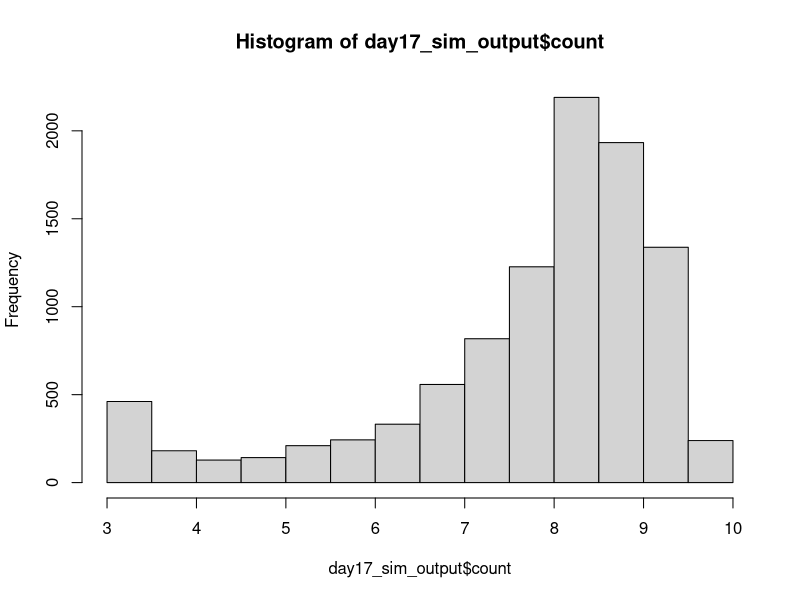
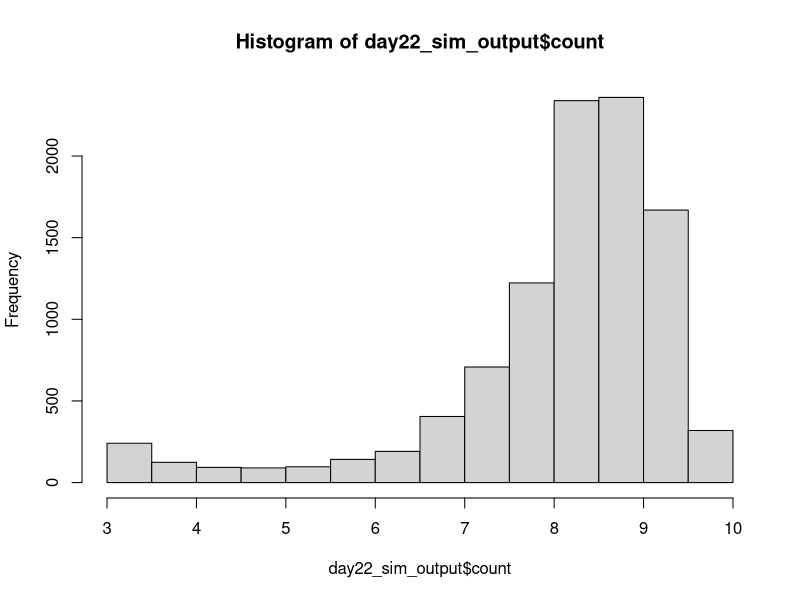

The R script that drew these images, in order: (Note: this script raises an error after producing the figures.)
## ---------------------------Title---------------------------------------------
# CIDA Shelf Life Model

## ---------------------------Description---------------------------------------
# Project: CIDA Spinach 

# Description: 

## ---------------------------Packages------------------------------------------

#   Loading packages
library(dplyr); library(MASS); library(VGAM)

## ---------------------------Seed----------------------------------------------

#Set seed
set.seed(1)

## ---------------------------Inputs--------------------------------------------

#Load in data

strain_param <- read.csv("primary_model_parameters_strain_by_rep_2022_08_26.csv", header = TRUE)
apc_param <- read.csv("primary_model_parameters_apc_by_rep_2022_09_01.csv", header = TRUE)

mumax_secon <- read.csv("secondary_model_mumax_strain_by_rep_2022-09-01.csv", header = TRUE)
lag_secon <- read.csv("secondary_model_lag_strain_by_rep_2022_09_01.csv", header = TRUE)
lag_apc_secon <- read.csv("secondary_model_lag_apc_by_rep2022_09_01.csv", header = TRUE)

initial_count <- read.csv("initial_distribution_2022_08_24.csv", header = TRUE)
st_frequency <- read.csv("st_frequency_2022_05_18.csv", header = TRUE)

#Change strain parameters to lowercase 
strain_param$isolate <- tolower(strain_param$isolate)
apc_param$isolate <- tolower(apc_param$isolate)

mumax_secon$isolate <- tolower(mumax_secon$isolate)
lag_secon$isolate <- tolower(lag_secon$isolate)

#Initial Count Distribution: Log transforming initial count, and fitting a normal distribution to the data
initial_count_dist <- function(n){
  ans <- runif(n, min = initial_count$min, max = initial_count$max)
  return(ans)
}

#ST Distribution
isolates <- st_frequency$cida_isolates
st_prev <- st_frequency$frequency

st_dist <- function(n) {
ans <- sample(isolates, size = n, prob = st_prev, replace = T)
return(ans)
}

#Storage Temperature Distribution
temp_location <- 4
temp_shape <- 2.31

temp_dist <- function(n) {
  ans <- rlaplace(n, temp_location, temp_shape)
  for(i in 1:n)
  while (ans[i] < 0 | ans[i] > 10) {
    ans[i] <- rlaplace(1, temp_location, temp_shape)
  }
  return(ans)
}

#Primary Growth Models 


#Baranyi
baranyi <- function(day, log10n0, log10nmax, mumax, lag){
  log10n <- log10nmax + log10((-1 + exp(mumax * lag) + exp(mumax * day))/(exp(mumax * day) - 1 + exp(mumax * lag) * 10^(log10nmax - log10n0)))
}

#Baranyi without lag
baranyi_no_lag <- function(day, log10n0, log10nmax, mumax){
  log10n <- log10nmax - log10(1 + (10^(log10nmax - log10n0) - 1) * exp(-mumax * day))
}

#Buchanan
buchanan <- function(day, log10n0, log10nmax, mumax, lag){
  log10n <- log10n0 + (day >= lag) * (day <= (lag + (log10nmax - log10n0) * log(10) / mumax)) * mumax * (day - lag) / log(10) + (day >= lag) * (day>(lag + (log10nmax - log10n0) * log(10) / mumax)) * (log10nmax - log10n0)
}

#Buchanan without lag
buchanan_no_lag <- function(day, log10n0, log10nmax, mumax){
  log10n <- log10n0 + (day <= ((log10nmax - log10n0) * log(10) / mumax)) * mumax * day / log(10) + (day > ((log10nmax - log10n0) * log(10) / mumax)) * (log10nmax - log10n0)
}

#Gompertz
gompertz <- function(day, log10n0, log10nmax, mumax, lag){
  log10n <- log10n0 + (log10nmax - log10n0) * exp(-exp(mumax * exp(1) * (lag - day) / ((log10nmax - log10n0) * log(10)) + 1))
}


log10N_with_lag <- function(day, log10n0, log10nmax, mumax, lag, model) {
  ans <- numeric(length = length(day))
  for(i in seq_along(day)){
    if (model[i] == "baranyi") {
      ans[i] <- baranyi(day[i], log10n0[i], log10nmax[i], mumax[i], lag[i])
    }
    else if(model[i] == 'buchanan') {
      ans[i] <- buchanan(day[i], log10n0[i], log10nmax[i], mumax[i], lag[i])
    }
    else if(model[i] == "gompertz"){
      ans[i] <- gompertz(day[i], log10n0[i], log10nmax[i], mumax[i], lag[i])
    } 
    else{
      stop(paste0(model, " is not a valid model name. Must be one of Buchanan, Baranyi, Gompertz."))
    }
  }
  return(ans)
  
}

log10N_without_lag <- function(day, log10n0, log10nmax, mumax, model) {
  ans <- numeric(length = length(day))
  for(i in seq_along(day)){
    if (model[i] == "baranyi_no_lag") {
      ans[i] <- baranyi_no_lag(day[i], log10n0[i], log10nmax[i], mumax[i])
    }
    else if(model[i] == 'buchanan_no_lag') {
      ans[i] <- buchanan_no_lag(day[i], log10n0[i], log10nmax[i], mumax[i])
    }
    else{
      stop(paste0(model, " is not a valid model name. Must be one of Buchanan, Baranyi, Gompertz."))
    }
  }
  return(ans)
  
}

#Secondary model 

NewMu <- function(temp, b, temp_min) {
  sqrt_mu <- b*(temp - temp_min)
  ans <- sqrt_mu^2
  return(ans)
}

NewLag <- function(temp, b, temp_min) {
  sqrt_lag <- b*(temp - temp_min)
  ans <- sqrt_lag^2
  return(ans)
}

## ---------------------------Simulation Overview-------------------------------

n_packages <- 10000
n_sim <- n_packages
n_day <- 22

## ---------------Assigning Model Inputs----------------------------------------

#Assigning initial count, ST and temperature to each package
packages_sim <- data.frame(matrix(, nrow = n_sim, ncol = 9))
colnames(packages_sim) <- c("package", "initial_count", "storage_temp", "isolate", "isolate_rep", "model", "lag", "mu", "nmax")

packages_sim$package <- rep(1:n_packages)
packages_sim$initial_count <- initial_count_dist(n_sim)
packages_sim$storage_temp <- temp_dist(n_sim)
packages_sim$isolate <- st_dist(n_sim)
packages_sim$isolate_rep <- sample(1:3, n_sim, replace = TRUE)

#Assigning a growth model to each package. The selected model will be the best fitting model at 6˚C 
for(i in 1:n_sim){
  strain_index <- which(packages_sim$isolate[i] == strain_param$isolate & packages_sim$isolate_rep[i] == strain_param$rep & 6 == strain_param$temp)
  packages_sim$model[i] <- strain_param$model_type[strain_index]
}

#Assign lag to each package

for(i in 1:n_sim){
  rep <- packages_sim$isolate_rep[i]
  if(packages_sim$isolate[i] == "s12-0180"){
    rep <- sample(c(1, 3), 1, replace = TRUE)
  } else if (packages_sim$isolate[i] == "s12-0184"){
    rep <- 1
  } else if (packages_sim$isolate[i] == "s12-0132"){
    rep <- 3
  }  else {
    rep <- rep
  }
  apc_lag <- 0
  strain_index <- which(packages_sim$isolate[i] == lag_secon$isolate & rep == lag_secon$rep)
  strain_lag <- NewLag(packages_sim$storage_temp[i], lag_secon$b_mu[strain_index], lag_secon$temp_min_mu[strain_index])
  strain_lag <- ifelse(packages_sim$isolate[i] == "s12-0166", 0, strain_lag)
  packages_sim$lag[i] <- runif(n = 1, min = min(strain_lag, apc_lag), max = max(strain_lag, apc_lag))
  packages_sim$lag[i] <- packages_sim$lag[i]
}

packages_sim$lag <- ifelse(packages_sim$model %in% c("baranyi_no_lag", "buchanan_no_lag"), NA, packages_sim$lag)

#Assign mumax to each package
for(i in 1:n_sim){
  rep <- ifelse(packages_sim$isolate[i] == "s12-0141", 1, packages_sim$isolate_rep[i])
  strain_index <- which(packages_sim$isolate[i] == mumax_secon$isolate & rep == mumax_secon$rep)
  package_mu <- NewMu(packages_sim$storage_temp[i], mumax_secon$b_mu[strain_index], mumax_secon$temp_min_mu[strain_index])
  packages_sim$mu[i] <- package_mu*1.6
}

#Assign nmax to each package
for(i in 1:n_sim){
  rep <- packages_sim$isolate_rep[i]
strain_index <- which(packages_sim$isolate[i] == strain_param$isolate & rep == strain_param$rep & 6 == strain_param$temp)
apc_index <- which(packages_sim$isolate[i] == apc_param$isolate & rep == apc_param$rep & 6 == apc_param$temp)
strain_nmax <- strain_param$nmax[strain_index]
apc_nmax <- apc_param$nmax[strain_index]
packages_sim$nmax[i] <- runif(n = 1, strain_nmax, apc_nmax)
}

## ----------------Assessing Growth Over Shelf Life-----------------------------

models_with_lag <- c("baranyi", "buchanan", "gompertz")

shelf_life_sim <- packages_sim[rep(seq_len(nrow(packages_sim)), each = 22), ]
rownames(shelf_life_sim) <- 1:nrow(shelf_life_sim)
shelf_life_sim["day"] <- rep(1:n_day, times = n_sim)
shelf_life_sim["count"] <- NA

shelf_life_sim[is.na(shelf_life_sim$lag), ] <- shelf_life_sim[is.na(shelf_life_sim$lag), ] %>% 
  mutate(count = log10N_without_lag(day, initial_count, nmax, mu, model))

shelf_life_sim[!is.na(shelf_life_sim$lag), ] <- shelf_life_sim[!is.na(shelf_life_sim$lag), ] %>% 
  mutate(count = log10N_with_lag(day, initial_count, nmax, mu, lag, model))

## --------------------------------Plotting Outcome-----------------------------

day17_sim_output <- shelf_life_sim %>%
  filter(day == 17)

h17 <- hist(day17_sim_output$count)
h17


day22_sim_output <- shelf_life_sim %>%
  filter(day == 22)

h22 <- hist(day22_sim_output$count)
h22

## --------------------------------Threshold------------------------------------

sa_temp <- shelf_life_sim %>%
  group_by(day) %>%
  summarise(prop_fail = sum(count > 7.6)/n_packages) %>%
  mutate(adj = 1.6) %>%
  mutate(param = "mumax")

## --------------------------------Export---------------------------------------

date <- Sys.Date()
date <- gsub("-", "_", date)
file_name <- paste0("output/sa_mumax_", date,".csv")
  
write.table(sa_temp, file_name, sep = ",", col.names = !file.exists(file_name), append = T, row.names = FALSE)
